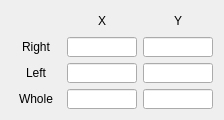
   <widget class="QWidget" name="gridLayoutWidget_14">
    <property name="enabled">
     <bool>true</bool>
    </property>
    <property name="geometry">
     <rect>
      <x>10</x>
      <y>350</y>
      <width>204</width>
      <height>101</height>
     </rect>
    </property>
    <property name="font">
     <font>
      <pointsize>9</pointsize>
     </font>
    </property>
    <layout class="QGridLayout" name="gridLayout_14">
     <item row="2" column="2">
      <widget class="QLineEdit" name="LE_ZMP_LY">
       <property name="enabled">
        <bool>true</bool>
       </property>
       <property name="minimumSize">
        <size>
         <width>70</width>
         <height>20</height>
        </size>
       </property>
       <property name="maximumSize">
        <size>
         <width>70</width>
         <height>20</height>
        </size>
       </property>
       <property name="font">
        <font>
         <pointsize>9</pointsize>
        </font>
       </property>
       <property name="alignment">
        <set>Qt::AlignRight|Qt::AlignTrailing|Qt::AlignVCenter</set>
       </property>
       <property name="readOnly">
        <bool>true</bool>
       </property>
      </widget>
     </item>
     <item row="2" column="1">
      <widget class="QLineEdit" name="LE_ZMP_LX">
       <property name="enabled">
        <bool>true</bool>
       </property>
       <property name="minimumSize">
        <size>
         <width>70</width>
         <height>20</height>
        </size>
       </property>
       <property name="maximumSize">
        <size>
         <width>70</width>
         <height>20</height>
        </size>
       </property>
       <property name="font">
        <font>
         <pointsize>9</pointsize>
        </font>
       </property>
       <property name="alignment">
        <set>Qt::AlignRight|Qt::AlignTrailing|Qt::AlignVCenter</set>
       </property>
       <property name="readOnly">
        <bool>true</bool>
       </property>
      </widget>
     </item>
     <item row="1" column="0">
      <widget class="QLabel" name="label_51">
       <property name="enabled">
        <bool>true</bool>
       </property>
       <property name="sizePolicy">
        <sizepolicy hsizetype="Fixed" vsizetype="Fixed">
         <horstretch>0</horstretch>
         <verstretch>0</verstretch>
        </sizepolicy>
       </property>
       <property name="minimumSize">
        <size>
         <width>50</width>
         <height>20</height>
        </size>
       </property>
       <property name="maximumSize">
        <size>
         <width>50</width>
         <height>20</height>
        </size>
       </property>
       <property name="font">
        <font>
         <pointsize>9</pointsize>
        </font>
       </property>
       <property name="text">
        <string>Right</string>
       </property>
       <property name="alignment">
        <set>Qt::AlignCenter</set>
       </property>
      </widget>
     </item>
     <item row="1" column="2">
      <widget class="QLineEdit" name="LE_ZMP_RY">
       <property name="enabled">
        <bool>true</bool>
       </property>
       <property name="minimumSize">
        <size>
         <width>70</width>
         <height>20</height>
        </size>
       </property>
       <property name="maximumSize">
        <size>
         <width>70</width>
         <height>20</height>
        </size>
       </property>
       <property name="font">
        <font>
         <pointsize>9</pointsize>
        </font>
       </property>
       <property name="alignment">
        <set>Qt::AlignRight|Qt::AlignTrailing|Qt::AlignVCenter</set>
       </property>
       <property name="readOnly">
        <bool>true</bool>
       </property>
      </widget>
     </item>
     <item row="0" column="1">
      <widget class="QLabel" name="label_50">
       <property name="enabled">
        <bool>true</bool>
       </property>
       <property name="minimumSize">
        <size>
         <width>70</width>
         <height>20</height>
        </size>
       </property>
       <property name="maximumSize">
        <size>
         <width>70</width>
         <height>20</height>
        </size>
       </property>
       <property name="font">
        <font>
         <pointsize>9</pointsize>
        </font>
       </property>
       <property name="text">
        <string>X</string>
       </property>
       <property name="alignment">
        <set>Qt::AlignCenter</set>
       </property>
      </widget>
     </item>
     <item row="0" column="2">
      <widget class="QLabel" name="label_56">
       <property name="enabled">
        <bool>true</bool>
       </property>
       <property name="minimumSize">
        <size>
         <width>70</width>
         <height>20</height>
        </size>
       </property>
       <property name="maximumSize">
        <size>
         <width>70</width>
         <height>20</height>
        </size>
       </property>
       <property name="font">
        <font>
         <pointsize>9</pointsize>
        </font>
       </property>
       <property name="text">
        <string>Y</string>
       </property>
       <property name="alignment">
        <set>Qt::AlignCenter</set>
       </property>
      </widget>
     </item>
     <item row="1" column="1">
      <widget class="QLineEdit" name="LE_ZMP_RX">
       <property name="enabled">
        <bool>true</bool>
       </property>
       <property name="minimumSize">
        <size>
         <width>70</width>
         <height>20</height>
        </size>
       </property>
       <property name="maximumSize">
        <size>
         <width>70</width>
         <height>20</height>
        </size>
       </property>
       <property name="font">
        <font>
         <pointsize>9</pointsize>
        </font>
       </property>
       <property name="alignment">
        <set>Qt::AlignRight|Qt::AlignTrailing|Qt::AlignVCenter</set>
       </property>
       <property name="readOnly">
        <bool>true</bool>
       </property>
      </widget>
     </item>
     <item row="2" column="0">
      <widget class="QLabel" name="label_57">
       <property name="enabled">
        <bool>true</bool>
       </property>
       <property name="sizePolicy">
        <sizepolicy hsizetype="Fixed" vsizetype="Fixed">
         <horstretch>0</horstretch>
         <verstretch>0</verstretch>
        </sizepolicy>
       </property>
       <property name="minimumSize">
        <size>
         <width>50</width>
         <height>20</height>
        </size>
       </property>
       <property name="maximumSize">
        <size>
         <width>50</width>
         <height>20</height>
        </size>
       </property>
       <property name="font">
        <font>
         <pointsize>9</pointsize>
        </font>
       </property>
       <property name="text">
        <string>Left</string>
       </property>
       <property name="alignment">
        <set>Qt::AlignCenter</set>
       </property>
      </widget>
     </item>
     <item row="3" column="1">
      <widget class="QLineEdit" name="LE_ZMP_WX">
       <property name="enabled">
        <bool>true</bool>
       </property>
       <property name="minimumSize">
        <size>
         <width>70</width>
         <height>20</height>
        </size>
       </property>
       <property name="maximumSize">
        <size>
         <width>70</width>
         <height>20</height>
        </size>
       </property>
       <property name="font">
        <font>
         <pointsize>9</pointsize>
        </font>
       </property>
       <property name="alignment">
        <set>Qt::AlignRight|Qt::AlignTrailing|Qt::AlignVCenter</set>
       </property>
       <property name="readOnly">
        <bool>true</bool>
       </property>
      </widget>
     </item>
     <item row="3" column="2">
      <widget class="QLineEdit" name="LE_ZMP_WY">
       <property name="enabled">
        <bool>true</bool>
       </property>
       <property name="minimumSize">
        <size>
         <width>70</width>
         <height>20</height>
        </size>
       </property>
       <property name="maximumSize">
        <size>
         <width>70</width>
         <height>20</height>
        </size>
       </property>
       <property name="font">
        <font>
         <pointsize>9</pointsize>
        </font>
       </property>
       <property name="alignment">
        <set>Qt::AlignRight|Qt::AlignTrailing|Qt::AlignVCenter</set>
       </property>
       <property name="readOnly">
        <bool>true</bool>
       </property>
      </widget>
     </item>
     <item row="3" column="0">
      <widget class="QLabel" name="label_58">
       <property name="enabled">
        <bool>true</bool>
       </property>
       <property name="sizePolicy">
        <sizepolicy hsizetype="Fixed" vsizetype="Fixed">
         <horstretch>0</horstretch>
         <verstretch>0</verstretch>
        </sizepolicy>
       </property>
       <property name="minimumSize">
        <size>
         <width>50</width>
         <height>20</height>
        </size>
       </property>
       <property name="maximumSize">
        <size>
         <width>50</width>
         <height>20</height>
        </size>
       </property>
       <property name="font">
        <font>
         <pointsize>9</pointsize>
        </font>
       </property>
       <property name="text">
        <string>Whole</string>
       </property>
       <property name="alignment">
        <set>Qt::AlignCenter</set>
       </property>
      </widget>
     </item>
    </layout>
   </widget>
